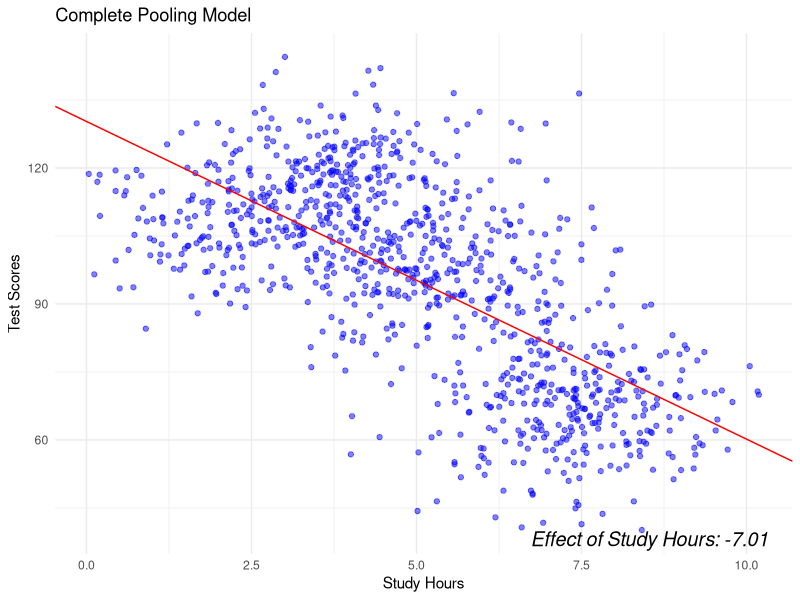
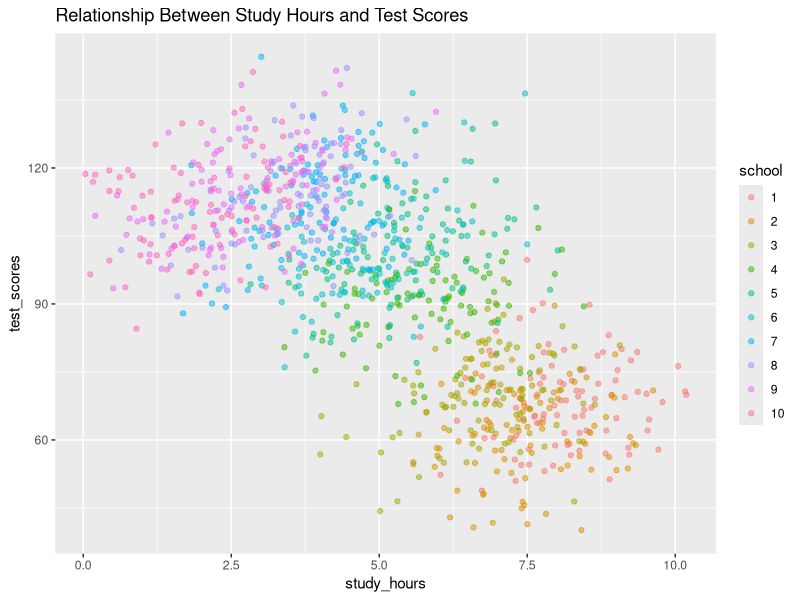
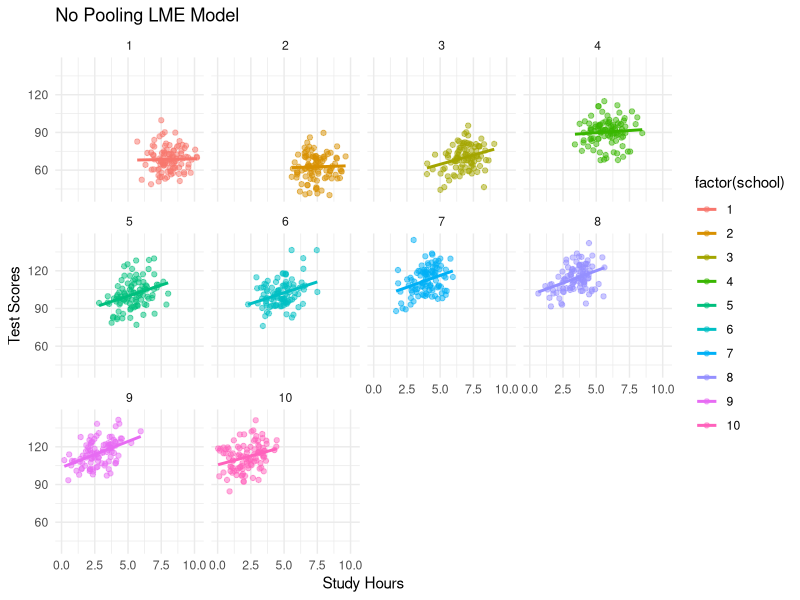
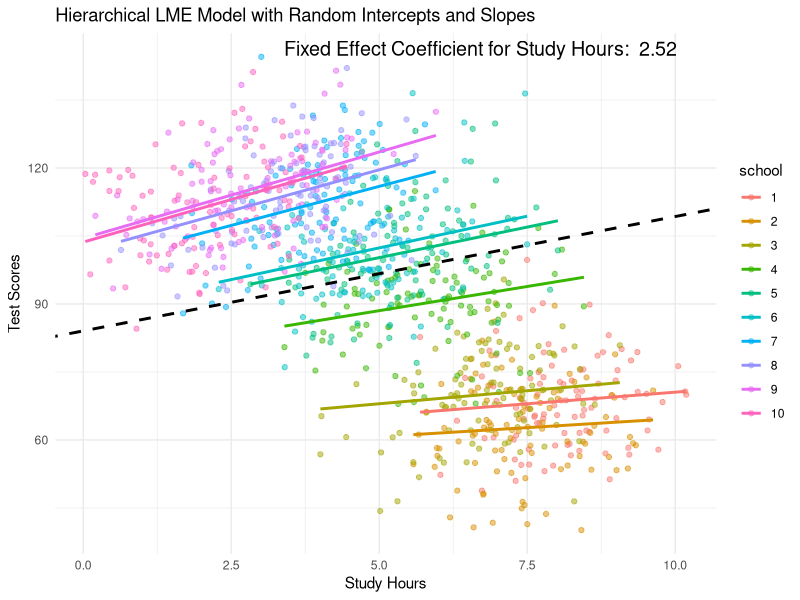
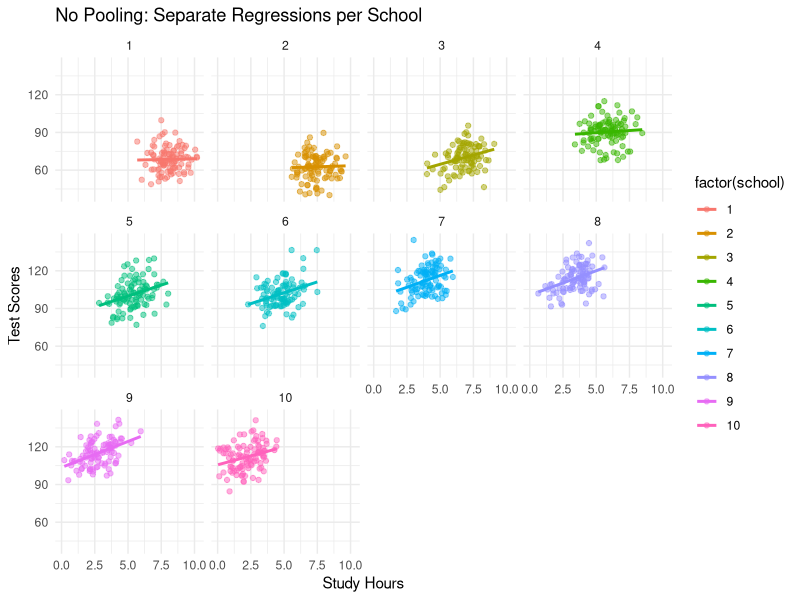
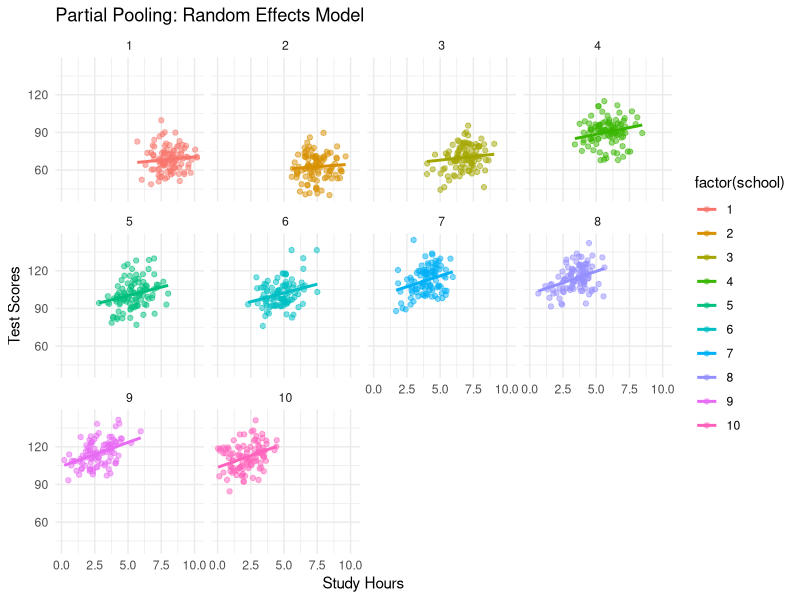

Source code (R) for these figures, in order:
## ---- chunk 1
# Load necessary libraries
library(ggplot2)
library(dplyr)
library(tidyr)
library(lme4)
library(tibble)
library(truncnorm)
library(patchwork)

# Set seed for reproducibility
set.seed(123)

# Parameters
n_schools <- 10  # Number of schools
n_students <- 100  # Students per school

mu_study_hours <- seq(8, 2, length.out = n_schools)  # Schools with higher average study hours
mu_test_scores <- seq(50, 120, length.out = n_schools)  # Schools with higher average test scores

sigma_beta_0 <- 10  # Std dev of intercepts within schools
mu_beta_1 <- 3  # Average slope for study hours
sigma_beta_1 <- 1  # Std dev of slopes (to ensure positive slopes within schools)
sigma_y <- 10  # Std dev of test scores

# Simulate data for each school
data <- data.frame()
for (i in 1:n_schools) {
  # Simulate study hours for each student in the school
  study_hours <- rtruncnorm(n_students, a = 0, b = Inf, mean = mu_study_hours[i], sd = 1)
  
  # Simulate school-specific intercept (baseline test score)
  beta_0 <- rnorm(1, mean = mu_test_scores[i], sd = sigma_beta_0)
  
  # Simulate school-specific slope (effect of study hours)
  beta_1 <- rnorm(1, mean = mu_beta_1, sd = sigma_beta_1)
  
  # Generate test scores
  test_scores <- beta_0 + beta_1 * study_hours + rnorm(n_students, sd = sigma_y)
  
  # Combine school data into the main data frame
  school_data <- data.frame(school = factor(i), study_hours = study_hours, test_scores = test_scores)
  data <- rbind(data, school_data)
}
## ---- chunk 2
complete_pooling_model_lm <- lm(test_scores ~ study_hours,
  data = data)

summary(complete_pooling_model_lm)
# Extract the fixed effects (coefficients)
fixed_effects <- coef(complete_pooling_model_lm)

# Extract the effect of 'study_hours' on 'test_scores'
study_hours_effect <- fixed_effects["study_hours"]

# Visualize complete pooling model
ggplot(data, aes(x = study_hours, y = test_scores)) +
  geom_point(alpha = 0.5, color = "blue") +
  # Plot the regression line using the lm coefficients
  geom_abline(intercept = fixed_effects["(Intercept)"],
              slope = fixed_effects["study_hours"],
              color = "red") +
  labs(title = "Complete Pooling Model", x = "Study Hours", y = "Test Scores") +
  theme_minimal() +
  # Annotate the correlation using the slope of the regression line (study_hours_effect)
  annotate("text", x = Inf, y = -Inf, 
           label = sprintf("Effect of Study Hours: %.2f", study_hours_effect),
           hjust = 1.1, vjust = -0.5, color = "black", size = 5, fontface = "italic") 



# Vizualize the relationship per school 
ggplot(data, aes(x = study_hours, y = test_scores, color = school)) +
  geom_point(alpha = 0.5) +
  ggtitle("Relationship Between Study Hours and Test Scores")

## ---- chunk 3
# Initialize a list to store the models
school_lm_models <- list()

# Get unique schools
unique_schools <- unique(data$school)


# Loop over each school
for (school in unique_schools) {
  # Subset the data for the current school
  school_data <- data[data$school == school, ]
   
  # Run the  linear regression for this school's data
  model <- lm(test_scores ~ study_hours, data = school_data)
  
  # Store the model in the list, using the school name as the key
  school_lm_models[[school]] <- model
}

# Access the models for each school
school_lm_models[['School A']]  # Example of accessing a specific school's model

# To view summaries for each model
for (school in unique_schools) {
  cat("\n\nSummary for", school, ":\n")
  print(summary(school_lm_models[[school]]))
}

# Plot the results
ggplot(data, aes(x = study_hours, y = test_scores, color = factor(school))) +
  geom_point(alpha = 0.5) +
  facet_wrap(~school) +
  geom_smooth(method = "lm", se = FALSE) +  # Adds a regression line without confidence interval shading
  labs(title = "No Pooling LME Model", x = "Study Hours", y = "Test Scores") +
  theme_minimal()
## ---- chunk 4
model_school_covariate <- lm(test_scores ~ study_hours + factor(school), data = data) 
summary(model_school_covariate)
## ---- chunk 5
model_school_interaction<- lm(test_scores ~ study_hours*factor(school), data = data)
summary(model_school_interaction)
## ---- chunk 6
# Fit hierarchical model with random intercepts and slopes using `lme4`
hierarchical_model <- lmer(
  test_scores ~ study_hours + (1  + study_hours | school),
  data = data
)

# Summary of the model
summary(hierarchical_model)

# Extract fixed effects
fixed_effects <- fixef(hierarchical_model)
fixed_slope <- fixed_effects[2]
fixed_intercept <- fixed_effects[1]

# Extract fitted values from the hierarchical model
data$partial_pooling_predicted <- predict(hierarchical_model, newdata = data)
 # Example of creating fixed effect predictions
fixed_effects <- data.frame(
  study_hours = seq(min(data$study_hours), max(data$study_hours), length.out = 100),
  test_scores = fixed_intercept + fixed_slope * seq(min(data$study_hours), max(data$study_hours), length.out = 100)
)


# Visualization of hierarchical model with overall line
ggplot(data, aes(x = study_hours, y = test_scores, color = school)) +
  geom_point(alpha = 0.5) +
  geom_line(aes(y = partial_pooling_predicted), size = 1) +  # Shrinkage lines from random effects model
  geom_abline(intercept=fixed_intercept, slope=fixed_slope, color="black", linetype="dashed", size=1) +
  labs(title = "Hierarchical LME Model with Random Intercepts and Slopes",
       x = "Study Hours",
       y = "Test Scores") +
  theme_minimal()+ annotate("text", x = Inf, y = Inf, label = paste("Fixed Effect Coefficient for Study Hours: ", round(fixed_slope, 2)),
           hjust = 1.1, vjust = 1.5, size = 5, color = "black")
## ---- chunk 7
# Separate linear models for each school (No Pooling)
data <- data %>%
  group_by(school) %>%
  mutate(no_pooling_predicted = predict(lm(test_scores ~ study_hours, data = cur_data())))


# No Pooling Plot: Separate regression lines for each school (no influence from other schools)
ggplot(data, aes(x = study_hours, y = test_scores, color = factor(school))) +
  geom_point(alpha = 0.5) +
  geom_line(aes(y = no_pooling_predicted), size = 1) +  
  # Independent school lines
  labs(title = "No Pooling: Separate Regressions per School", 
       x = "Study Hours", 
       y = "Test Scores") +
  facet_wrap(~school) + 
   theme_minimal() 


# Extract fitted values from the hierarchical model
data$partial_pooling_predicted <- predict(hierarchical_model, newdata = data)
 # Example of creating fixed effect predictions
fixed_effects <- data.frame(
  study_hours = seq(min(data$study_hours), max(data$study_hours), length.out = 100),
  test_scores = fixed_intercept + fixed_slope * seq(min(data$study_hours), max(data$study_hours), length.out = 100)
)

# Plot with fixed effects line
 ggplot(data, aes(x = study_hours, y = test_scores, color = factor(school))) +
  geom_point(alpha = 0.5) +  # Observed data points
  geom_line(aes(y = partial_pooling_predicted), size = 1) +  # Shrinkage lines from random effects model
  #geom_line(data = fixed_effects, aes(y = test_scores), linetype = "dashed", size = 1, color = "black") +  # Fixed effect line
  labs(title = "Partial Pooling: Random Effects Model",
       x = "Study Hours",
       y = "Test Scores") +
  facet_wrap(~school) +  # Separate plot per school
  theme_minimal()
 
